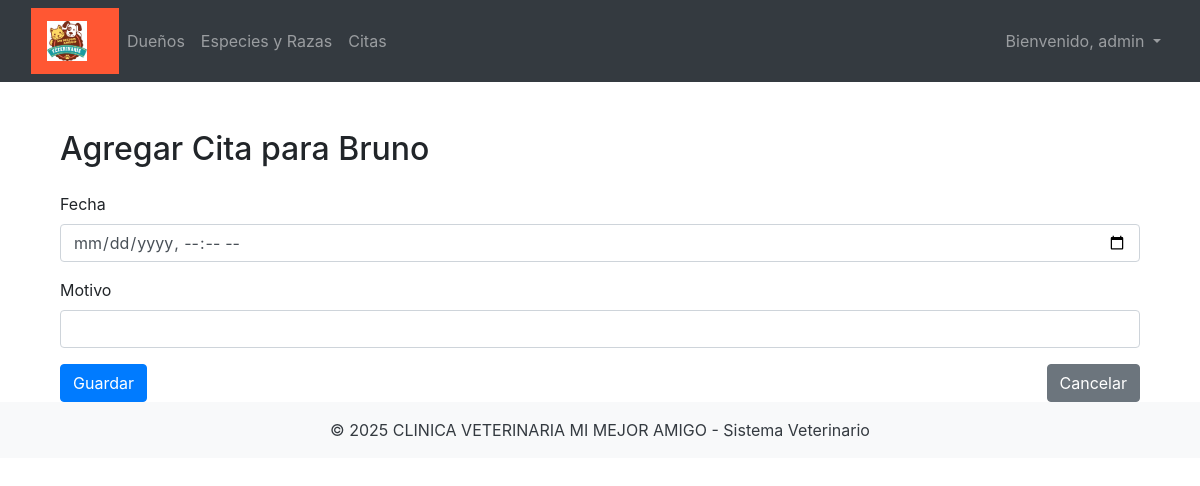
Screenshot of /appointment/new/1 (signed in) with the database file from the repository.
### app/models/config.py (models this page shows)
class ClinicConfig(db.Model):
    __tablename__ = 'clinic_config'
    id = db.Column(db.Integer, primary_key=True)
    clinic_name = db.Column(db.String(100), nullable=False)
    logo_url = db.Column(db.String(255), nullable=True)
    primary_color = db.Column(db.String(7), nullable=True)
    secondary_color = db.Column(db.String(7), nullable=True)
    welcome_message = db.Column(db.String(255), nullable=True)

### app/models/user.py (models this page shows, shortened)
class User(UserMixin, db.Model):
    id = db.Column(db.Integer, primary_key=True)
    username = db.Column(db.String(64), unique=True, nullable=False)
    email = db.Column(db.String(120), unique=True, nullable=False)
    password_hash = db.Column(db.String(128), nullable=False)
    role = db.Column(db.String(20), nullable=False, default='asistente')  # Por defecto, rol "asistente"

### app/models/pet.py (models this page shows, shortened)
class Pet(db.Model):
    id = db.Column(db.Integer, primary_key=True)
    name = db.Column(db.String(50), nullable=False)
    birth_date = db.Column(db.Date, nullable=False)
    observations = db.Column(db.Text, nullable=True)
    species_id = db.Column(db.Integer, db.ForeignKey('species.id'), nullable=False)
    breed_id = db.Column(db.Integer, db.ForeignKey('breed.id'), nullable=False)
    owner_id = db.Column(db.Integer, db.ForeignKey('owner.id'), nullable=False)
    medical_records = db.relationship('MedicalRecord', backref='pet', lazy=True)
    appointments = db.relationship('Appointment', backref='pet', lazy=True)
    species = db.relationship('Species', backref='pets', lazy=True)
    breed = db.relationship('Breed', backref='pets', lazy=True)

### app/routes.py (the view, shortened to what this page needs)
@main.route('/appointment/new/<int:pet_id>', methods=['GET', 'POST'])
@login_required
def add_appointment(pet_id):
    form = AppointmentForm()
    pet = Pet.query.get_or_404(pet_id)
    form.pet_id.choices = [(pet.id, pet.name)]
    form.pet_id.data = pet.id  # preselecciona el valor
    return render_template('add_appointment.html', form=form, pet=pet, title="Agregar Cita")

### app/forms.py
class AppointmentForm(FlaskForm):
    date = DateTimeLocalField('Fecha', format='%Y-%m-%dT%H:%M', validators=[DataRequired()])
    reason = StringField('Motivo', validators=[DataRequired(), Length(max=200)])
    pet_id = SelectField('Mascota', coerce=int, validators=[DataRequired()])
    submit = SubmitField('Guardar')

### app/__init__.py (called while the page is built)
@login_manager.user_loader
def load_user(user_id):
    from app.models.user import User
    return User.query.get(int(user_id))

def create_app():
    app = Flask(__name__)
    app.config.from_object('config.Config')
    db.init_app(app)
    login_manager.init_app(app)
    mail.init_app(app)
    migrate.init_app(app, db)
    from app.models.config import ClinicConfig
    from app.routes import main
    app.register_blueprint(main)
    from app.auth.routes import auth
    app.register_blueprint(auth, url_prefix='/auth')
    @app.context_processor
    def inject_clinic_config():
        config = ClinicConfig.query.first()
        return dict(config=config)
    return app

### app/templates/add_appointment.html (shortened to what this page needs)
{% extends "base.html" %}
{% block content %}
<div class="container mt-5">
    <h2 class="mb-4">Agregar Cita para {{ pet.name }}</h2>
    <form method="POST" class="needs-validation" novalidate>
        <div class="mb-3">
            {{ form.date.label(class="form-label") }}
            {{ form.date(class="form-control", id="date") }}
        </div>
        <div class="mb-3">
            {{ form.reason.label(class="form-label") }}
            {{ form.reason(class="form-control", id="reason") }}
        </div>
        <div class="d-flex justify-content-between">
            {{ form.submit(class="btn btn-primary") }}
            <a href="{{ url_for('main.pet_detail', pet_id=pet.id) }}" class="btn btn-secondary">Cancelar</a>
        </div>
    </form>
</div>
{% endblock %}

### app/templates/base.html (shortened to what this page needs)
<!DOCTYPE html>
<html lang="es">
<head>
  <link rel="stylesheet" href="{{ url_for('static', filename='css/bootstrap.min.css') }}">
  <link rel="stylesheet" href="{{ url_for('static', filename='css/intlTelInput.min.css') }}">
</head>
<body>
<nav class="navbar navbar-expand-lg navbar-dark bg-dark">
	<div class="container-fluid">
    <nav class="navbar" style="background-color: {{ config.primary_color }};">
		<a class="navbar-brand" href="/">
			<img src="{{ config.logo_url }}" alt="Logo" height="40">
		</a>
	</nav>
    <div class="collapse navbar-collapse justify-content-between" id="navbarNav">
      <ul class="navbar-nav">
        <li class="nav-item">
          <a class="nav-link" href="{{ url_for('main.list_owners') }}">Dueños</a>
        </li>
        <li class="nav-item">
          <a class="nav-link" href="{{ url_for('main.list_species') }}">Especies y Razas</a>
        </li>
        <li class="nav-item">
          <a class="nav-link" href="{{ url_for('main.appointments') }}">Citas</a>
        </li>
      </ul>
      <ul class="navbar-nav">
        {% if current_user.is_authenticated %}
        <li class="nav-item dropdown">
          <a class="nav-link dropdown-toggle" href="#" id="userDropdown" role="button" data-bs-toggle="dropdown"
            aria-expanded="false">
            Bienvenido, {{ current_user.username }}
          </a>
        </li>
        {% else %}
        <li class="nav-item">
          <a class="nav-link" href="{{ url_for('auth.login') }}">Iniciar Sesión</a>
        </li>
        {% endif %}
      </ul>
    </div>
  </div>
</nav>
  <div class="container mt-4 flex-grow-1">
    {% block content %}{% endblock %}
  </div>
  <footer class="bg-light text-center text-dark py-3">
    <p class="mb-0">© 2025 {{ config.clinic_name }} - Sistema Veterinario</p>
  </footer>
</body>
</html>

### rows the page displays
ClinicConfig: logo_url (picture), clinic_name "CLINICA VETERINARIA MI MEJOR AMIGO"
User: username "admin"
Pet: name "Bruno"
